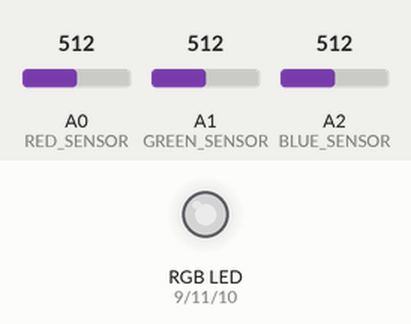
Bench run of a sketch on a simulated Arduino Uno, built with avr-gcc and run on an emulated ATmega328P. On the bench: an RGB LED mixed from three pins (HIGH = lit). The test bench sets the inputs (shaded band); at power-on: A0 (RED_SENSOR) = 512, A1 (GREEN_SENSOR) = 512, A2 (BLUE_SENSOR) = 512. Dim RGB values are drawn brighter than linear.

Above: at 1.2 s.
1.3 s: A0 (RED_SENSOR) set to 716
At 2.5 s:
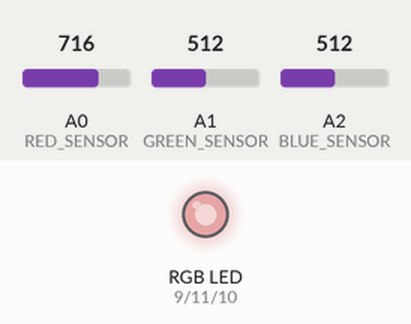
2.8 s: A1 (GREEN_SENSOR) set to 716
At 4.0 s:
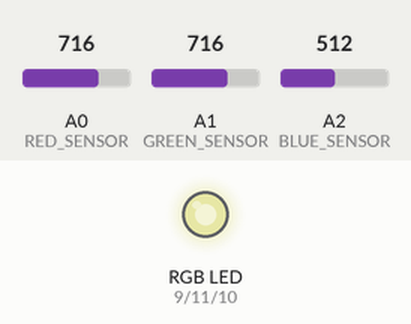
4.3 s: A2 (BLUE_SENSOR) set to 716
At 5.4 s:
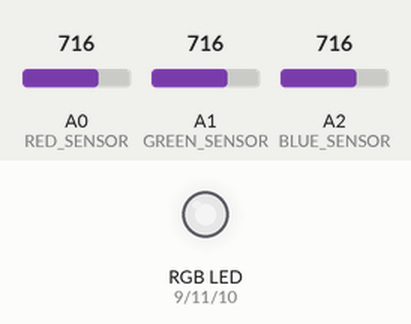
5.8 s: A0 (RED_SENSOR) set to 900
At 7.0 s:
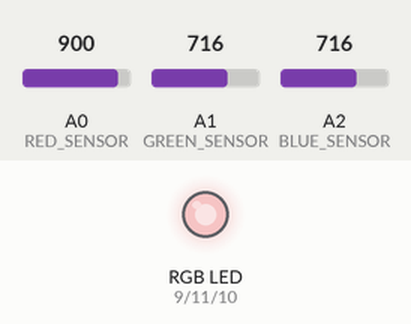
7.3 s: A1 (GREEN_SENSOR) set to 900
At 8.6 s:
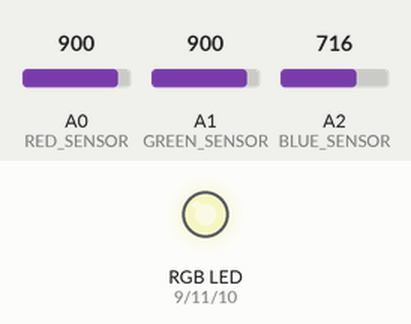
8.9 s: A2 (BLUE_SENSOR) set to 900
At 10.3 s:
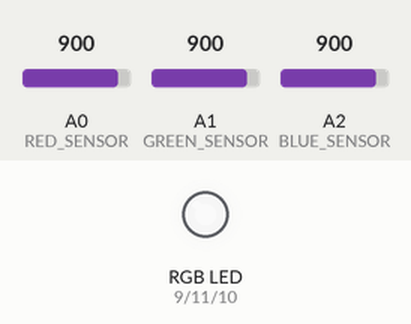
Timing chart, 0 to 11.4 s (numbered marks = the images above; inputs shaded):
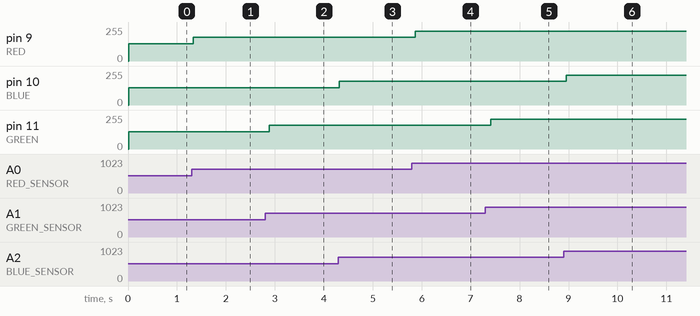

Measured:
- after the input at 1.3 s, pin 9 (RED): 128/255 → 179/255 at once
- after the input at 2.8 s, pin 11 (GREEN): 128/255 → 179/255 after 0.08 s
- after the input at 4.3 s, pin 10 (BLUE): 128/255 → 179/255 at once
- after the input at 5.8 s, pin 9 (RED): 179/255 → 225/255 after 0.06 s
- after the input at 7.3 s, pin 11 (GREEN): 179/255 → 225/255 after 0.11 s
- after the input at 8.9 s, pin 10 (BLUE): 179/255 → 225/255 after 0.06 s

The sketch:

color-mixing-lamp.ino
```cpp
//#define DEBUG;

int RED   = 9;
int GREEN = 11;
int BLUE  = 10;

int RED_SENSOR   = A0;
int GREEN_SENSOR = A1;
int BLUE_SENSOR  = A2;

int redVal   = 0;
int greenVal = 0;
int blueVal  = 0;


void setup() {
  Serial.begin(9600);
  pinMode(GREEN,  OUTPUT);
  pinMode(RED,    OUTPUT);
  pinMode(BLUE,   OUTPUT);
}

void debug(const String &str) {
  #ifdef DEBUG
  Serial.print(str);
  Serial.print(" Values - red: ");
  Serial.print(redVal);
  Serial.print(", green: ");
  Serial.print(greenVal);
  Serial.print(", blue: ");
  Serial.print(blueVal);
  Serial.println();
  #endif
}

void loop() {
  redVal = analogRead(RED_SENSOR);
  delay(5);
  greenVal = analogRead(GREEN_SENSOR);
  delay(5);
  blueVal = analogRead(BLUE_SENSOR);

  debug("Raw Sensor");

  redVal /= 4;
  greenVal /= 4;
  blueVal /= 4;
  debug("Normalized");

  analogWrite(RED, redVal);
  analogWrite(GREEN, greenVal);
  analogWrite(BLUE, blueVal);
  delay(100);
}
```
